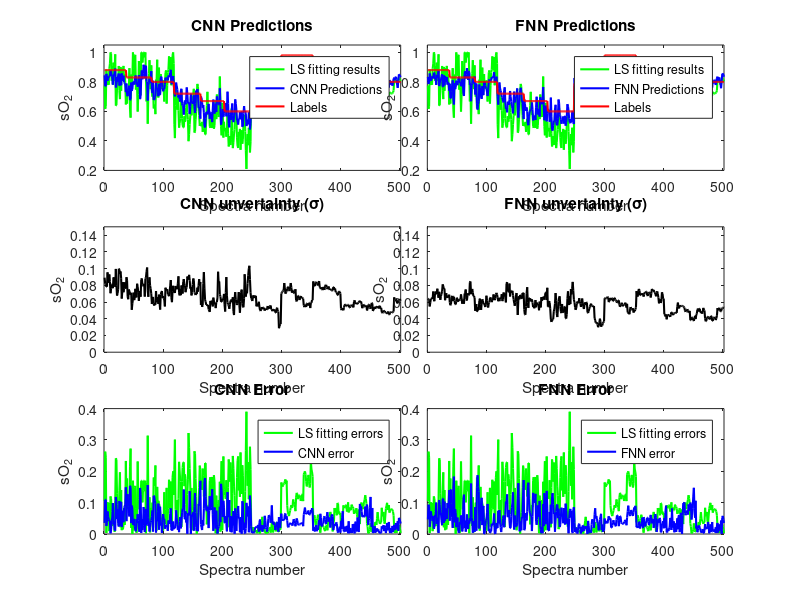
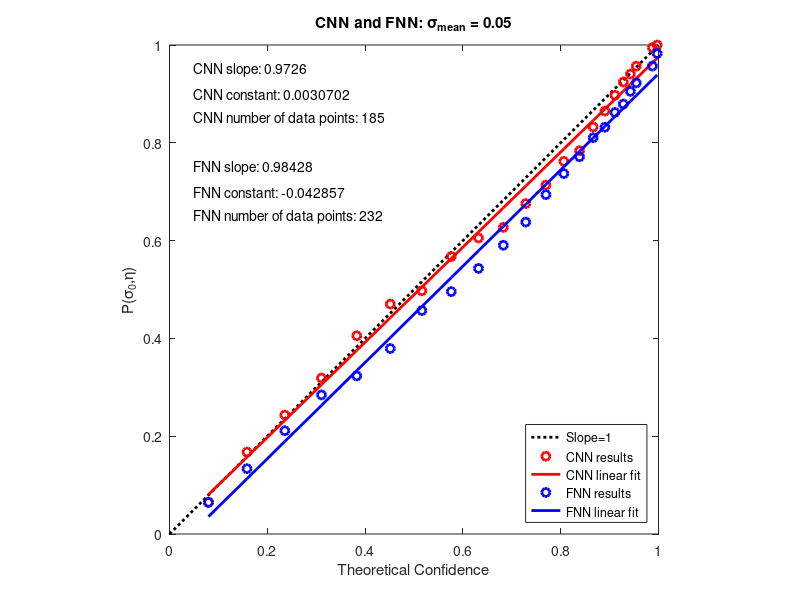

Reproduce these figures in MATLAB, in order.
close all;
clear all;

%% load in so2 predictions and uncertainties by CNN and FNN mdoels
CNN_so2=load('CNN_uncertainty_so2.mat');
CNN_val=load('CNN_uncertainty_val.mat');

NN_so2=load('NN_uncertainty_so2.mat');
NN_val=load('NN_uncertainty_val.mat');

label0=load('test_so2_label.mat');
ls=load('least_square_test_so2');

%% set the constant epsilon for error bound:
% |true-prediction| < epsilon * std
const=[0.1,0.2,0.3,0.4,0.5,0.6,0.7,0.8,0.9,1,1.1,1.2,1.3,1.4,1.5,1.6,1.7,1.8,1.9,2,2.5,3];

% ==========================
% set uncertainty ranges for statistical analysis:
% for example: 4% and 6% corresponds to 5% +/- 1%
low_bound=0.04;
high_bound=0.06;
% ==========================

int2a=high_bound;%0.1;
int2b=high_bound;%0.1;
int1a=low_bound;
sigma0a=(int1a+int2a)/2;
int1b=low_bound;
sigma0b=(int1b+int2b)/2;

%% display so2 prediction, uncertainty and errors by CNN, FNN, and least-squares fitting method

 figure('Renderer', 'painters', 'Position', [10 10 2010 610])
 subplot(3,8,[1,2,3,4]);
 plot(ls.Yf,'green','linewidth',1.5);hold on;
 plot(CNN_so2.rounded2b,'blue','linewidth',1.5);hold on;
 plot(label0.Yt,'red','linewidth',1.5);
 legend('LS fitting results','CNN Predictions','Labels','location','best');
 axis([0 502 0.2 1.05]);title('CNN Predictions');
  xlabel('Spectra number');
 ylabel('sO_2')
 
 subplot(3,8,[9,10,11,12]);
 plot(sqrt(CNN_val.rounded2_valb),'black','linewidth',1.5);hold on;
 axis([0 502 0 0.15]);
 title('CNN unvertainty (\sigma)');
 xlabel('Spectra number');
 ylabel('sO_2')
  
  
 subplot(3,8,[17,18,19,20]);
 plot(abs(ls.Yf-label0.Yt),'green','linewidth',1.5);hold on;
 plot(abs(CNN_so2.rounded2b-label0.Yt),'blue','linewidth',1.5);hold on;
 legend('LS fitting errors','CNN error','location','best');
 axis([0 502 0 0.4]);
 title('CNN Error')
 xlabel('Spectra number');
 ylabel('sO_2')
 
 subplot(3,8,[5,6,7,8]);
 plot(ls.Yf,'green','linewidth',1.5);hold on;
 plot(NN_so2.rounded2d,'blue','linewidth',1.5);hold on;
 plot(label0.Yt,'red','linewidth',1.5);hold off;
 legend('LS fitting results','FNN Predictions','Labels','location','best');
 axis([0 502 0.2 1.05]);title('FNN Predictions');
  xlabel('Spectra number');
 ylabel('sO_2')
 
 subplot(3,8,[13,14,15,16]);
 plot(sqrt(NN_val.rounded2_vald),'black','linewidth',1.5);hold on;
 axis([0 502 0 0.15]);
 title('FNN unvertainty (\sigma)');
 xlabel('Spectra number');
 ylabel('sO_2')
 
 subplot(3,8,[21,22,23,24]);
 plot(abs(ls.Yf-label0.Yt),'green','linewidth',1.5);hold on;
 plot(abs(NN_so2.rounded2d-label0.Yt),'blue','linewidth',1.5);hold on;
 legend('LS fitting errors','FNN error','location','best');
 axis([0 502 0 0.4]);
 title('FNN Error')
 xlabel('Spectra number');
 ylabel('sO_2')

%% statistical analysis:

so2=CNN_so2.rounded2b(sqrt(CNN_val.rounded2_valb)>=int1a & sqrt(CNN_val.rounded2_valb)<=int2a);
label=label0.Yt(sqrt(CNN_val.rounded2_valb)>=int1a & sqrt(CNN_val.rounded2_valb)<=int2a);
length(label)

for i=1:length(const)
ratio1(i)=length(find(abs(label-so2)<=const(i).*sigma0a))./length(label);
end

figure('Renderer', 'painters', 'Position', [310 310 610 610])
eps=[0.07966,0.15852,0.23582,0.31084,0.3829,0.4515,0.51608,0.57628,0.63188,0.6827,0.7286,0.7698,0.8064,0.8385,0.8664,0.8904,0.9109,0.9281,0.9426,0.9545,0.9876,0.9973];
x=eps;
plot(0:1,0:1,'black:','linewidth',2);hold on;

y1=ratio1;
[P,S,mu]=polyfit(x,y1,1);
[y_fit,delta] = polyval(P,x,S,mu);
P0=polyfit(x,y1,1);
yfit=x.*P0(1)+P0(2);
plot(x,y1,'ro','linewidth',2);hold on;
plot(x,y_fit,'r-','linewidth',2);hold on;

hT1 = text(0.05, 0.95, ['CNN slope: ',num2str(P0(1))]);
hT2 = text(0.05, 0.9, ['CNN constant: ',num2str(P0(2))]);%
hT3 = text(0.05, 0.85, ['CNN number of data points: ',num2str(length(label))]);%

so2=NN_so2.rounded2d(sqrt(NN_val.rounded2_vald)>=int1b & sqrt(NN_val.rounded2_vald)<=int2b);
label=label0.Yt(sqrt(NN_val.rounded2_vald)>=int1b & sqrt(NN_val.rounded2_vald)<=int2b);
length(label)

for i=1:length(const)
ratio2(i)=length(find(abs(label-so2)<=const(i).*sigma0b))./length(label);
end

y2=ratio2;
[P,S,mu]=polyfit(x,y2,1);
[y_fit,delta] = polyval(P,x,S,mu);
P0=polyfit(x,y2,1);
yfit=x.*P0(1)+P0(2);
plot(x,y2,'bo','linewidth',2);hold on;
plot(x,y_fit,'b-','linewidth',2);hold on;
legend('Slope=1','CNN results','CNN linear fit','FNN results','FNN linear fit','location','southeast')
axis([0 1 0 1]);axis square;
title(['CNN and FNN: ','\sigma_m_e_a_n = ',num2str(sigma0b)]);
xlabel('Theoretical Confidence');
ylabel('P(\sigma_0,\eta)');
hT1 = text(0.05, 0.75, ['FNN slope: ',num2str(P0(1))]);
hT2 = text(0.05, 0.7, ['FNN constant: ',num2str(P0(2))]);
hT3 = text(0.05, 0.65, ['FNN number of data points: ',num2str(length(label))]);%
